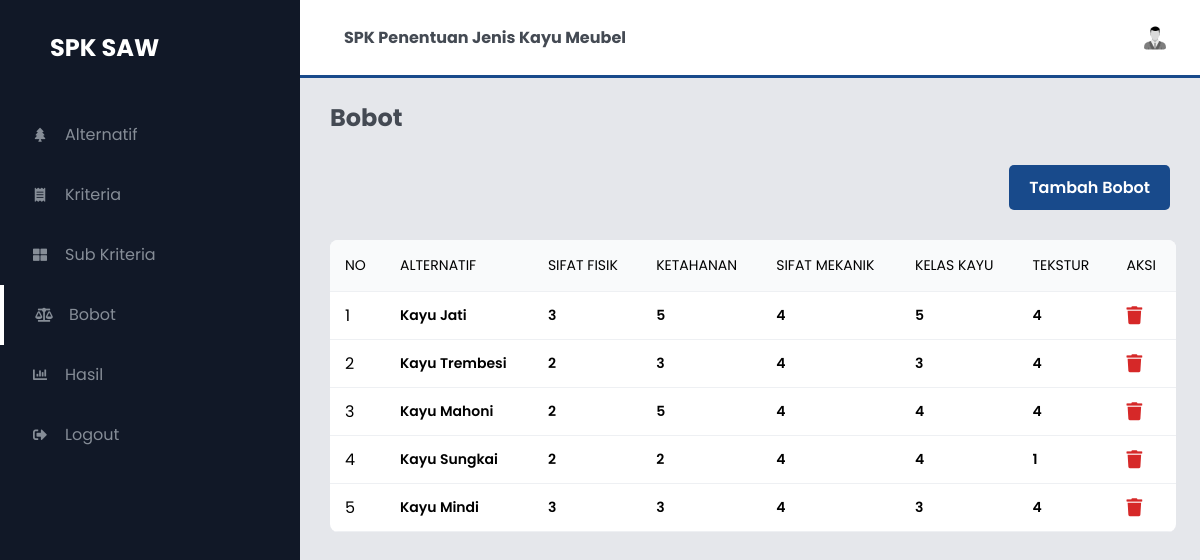
Page /bobot.php (signed in) on the committed database.
### tables this page shows
CREATE TABLE `bobot` (
  `id_bobot` int(11) NOT NULL,
  `alternatif` varchar(100) NOT NULL,
  `sifat_fisik` int(11) NOT NULL,
  `ketahanan` int(11) NOT NULL,
  `sifat_mekanik` int(11) NOT NULL,
  `kelas_kayu` int(11) NOT NULL,
  `tekstur` int(11) NOT NULL
);

### bobot.php (the view, shortened to what this page needs)
<?php include 'components/head.php'; ?>
<body>
<?php include 'components/sidebar.php'; ?>
    <section id="interface">
<?php include 'components/navbar.php'; ?>
        <h3 class="i-name">
            Bobot
        </h3>
            <div class="values">
                <a href="bobot_tambah.php" class="btn btn-primary">Tambah Bobot</a>
            </div>
        <div class="board">
            <table width="100%">
                <thead>
                    <tr>
                        <td>No</td>
                        <td>Alternatif</td>
                        <td>Sifat Fisik</td>
                        <td>Ketahanan</td>
                        <td>Sifat Mekanik</td>
                        <td>Kelas Kayu</td>
                        <td>Tekstur</td>
                        <td>Aksi</td>
                    </tr>
                </thead>
                <tbody>
                    <?php
                        $query="SELECT * FROM bobot";
                        $execute = $conn->query($query);
                        if ($execute->num_rows > 0){
                            $no=1;
                            while($data=$execute->fetch_array(MYSQLI_ASSOC)){
                                echo"
                                <tr>
                                    <td>$no</td>
                                    <td><h5>$data[alternatif]</h5></td>
                                    <td><h5>$data[sifat_fisik]</h5></td>
                                    <td><h5>$data[ketahanan]</h5></td>
                                    <td><h5>$data[sifat_mekanik]</h5></td>
                                    <td><h5>$data[kelas_kayu]</h5></td>
                                    <td><h5>$data[tekstur]</h5></td>
                                    <td>
                                        <a href='proses/hapus.php?op=bobot&id=".$data['id_bobot']."' data-a=".$data['alternatif']." id='hapus' class='hapus'><i class='fas fa-trash'></i></a>
                                    </td>
                                </tr>";
                                $no++;
                            }
                        }else{
                            echo "<tr><td  class='text-center text-green' colspan='4'><b>Kosong</b></td></tr>";
                        }
                    ?>
                </tbody>
            </table>
        </div>
    </section>
</body>
</html>

### assets/css/style.css (style rules this page uses)
* { margin: 0; padding: 0; box-sizing: border-box; font-family: 'Poppins', sans-serif; }
body { width: 100%; background: #E5E7EB; position: relative; display: flex; }
a { text-decoration: none; }
#interface { width: calc(100% - 300px); margin-left: 300px; position: relative; }
.i-name { color: #444a53; padding: 30px 30px 0 30px; font-size: 24px; font-weight: 700; margin-top: 70px; }
.values { padding: 30px 30px 0 30px; display: flex; justify-content: flex-end; align-items: center; flex-wrap: wrap; }
.btn { align-items: center; border: none; border-radius: 5px; box-sizing: border-box; color: #ffffff; cursor: pointer; display: inline-flex; font-size: 16px; font-weight: 600; justify-content: center; line-height: 20px; max-width: 480px; min-height: 45px; min-width: 0px; overflow: hidden; padding: 0px 20px; text-align: center; touch-action: manipulation; transition: background-color 0.167s cubic-bezier(0.4, 0, 0.2, 1) 0s, box-shadow 0.167s cubic-bezier(0.4, 0, 0.2, 1) 0s, color 0.167s cubic-bezier(0.4, 0, 0.2, 1) 0s; user-select: none; -webkit-user-select: none; vertical-align: middle; }
.btn-primary { background-color: #184a8b; }
.board { width: 94%; margin: 30px 0 30px 30px; overflow: auto; background: #fff; border-radius: 8px; }
.board h5 { font-weight: 600; font-size: 14px; }
table { border-collapse: collapse; }
tr { border-bottom: 1px solid #eef0f3; }
thead td { font-size: 14px; text-transform: uppercase; font-weight: 400; background: #f9fafb; text-align: start; padding: 15px; }
tbody tr td { padding: 10px 15px; }
.hapus { font-size: 18px; color: #d62828; font-weight: 600; }

### rows in the picture
bobot: alternatif "Kayu Jati", sifat_fisik "3", ketahanan "5", sifat_mekanik "4", kelas_kayu "5", tekstur "4"
bobot: alternatif "Kayu Trembesi", sifat_fisik "2", ketahanan "3", sifat_mekanik "4", kelas_kayu "3", tekstur "4"
bobot: alternatif "Kayu Mahoni", sifat_fisik "2", ketahanan "5", sifat_mekanik "4", kelas_kayu "4", tekstur "4"
bobot: alternatif "Kayu Sungkai", sifat_fisik "2", ketahanan "2", sifat_mekanik "4", kelas_kayu "4", tekstur "1"
bobot: alternatif "Kayu Mindi", sifat_fisik "3", ketahanan "3", sifat_mekanik "4", kelas_kayu "3", tekstur "4"
